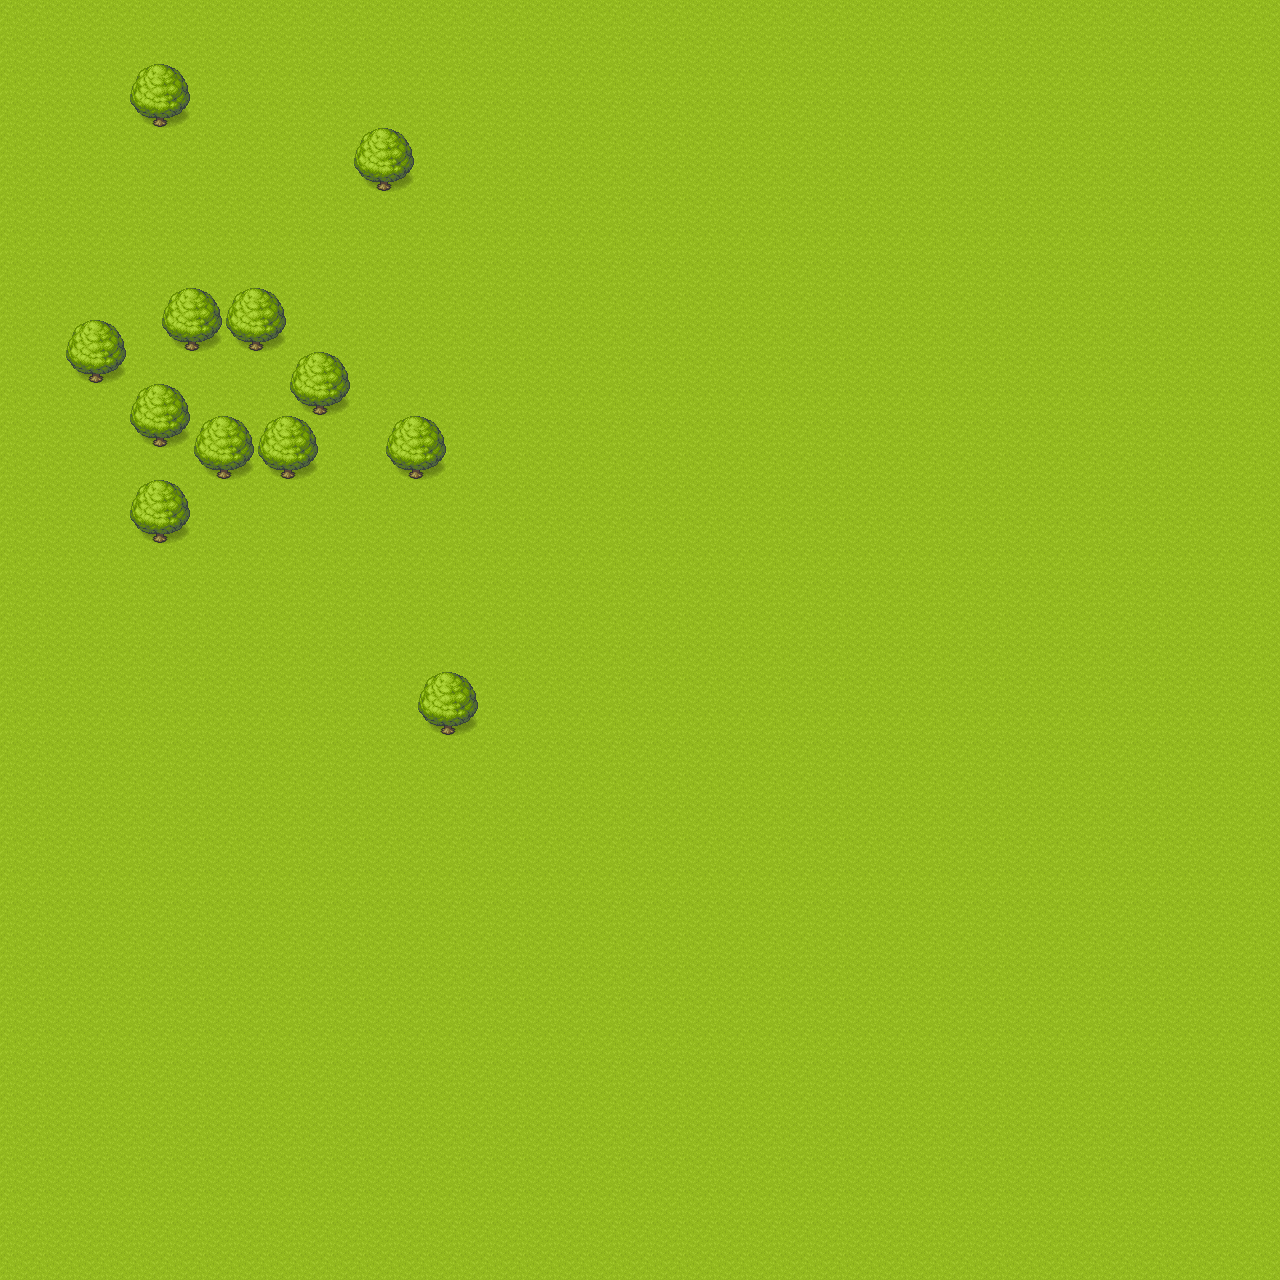

A level layout from a 2D game, rendered from its tile map. Below: a short description, then the map file with tile-grid data replaced by summaries:
An orthogonal 40x40 tile map with 32x32 px tiles, 2 tile layers (Tile Layer 1, Tile Layer 2) and 1 object.

<map version="1.9" tiledversion="1.9.0" orientation="orthogonal" renderorder="right-down" width="40" height="40" tilewidth="32" tileheight="32" infinite="0" nextlayerid="15" nextobjectid="35">
 <tileset firstgid="1" source="tileset.tsx" />
 <layer id="8" name="Tile Layer 1" width="40" height="40">
  <data>[1600 cells, 1600 non-empty, 1 distinct tile ids]</data>
 </layer>
 <objectgroup id="14" name="Calque d'Objets 1" class="layer" opacity="0.3">
  <object id="34" x="425.333" y="232" width="52" height="46.6667" />
 </objectgroup>
 <group id="11" name="Groupe 1">
  <layer id="10" name="Tile Layer 2" width="40" height="40" parallaxx="1.2">
   <data>[1600 cells, 48 non-empty, 4 distinct tile ids]</data>
  </layer>
 </group>
</map>
